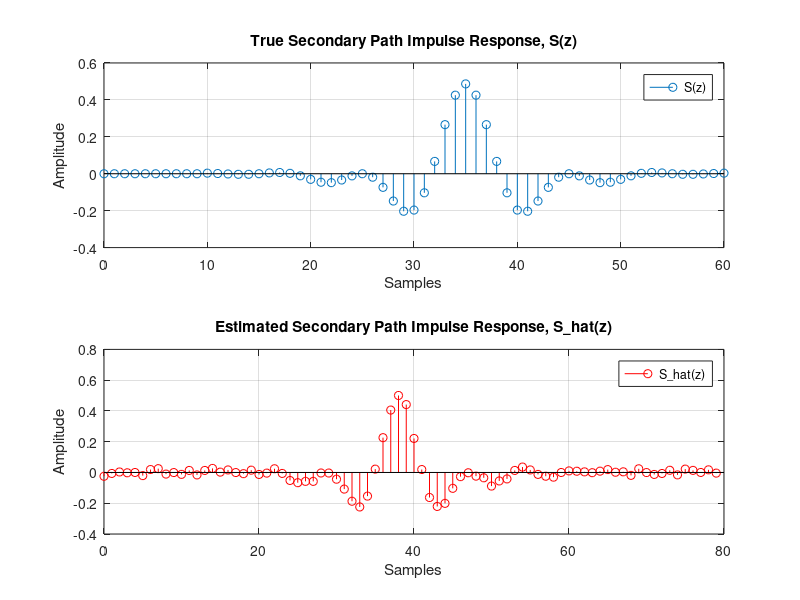
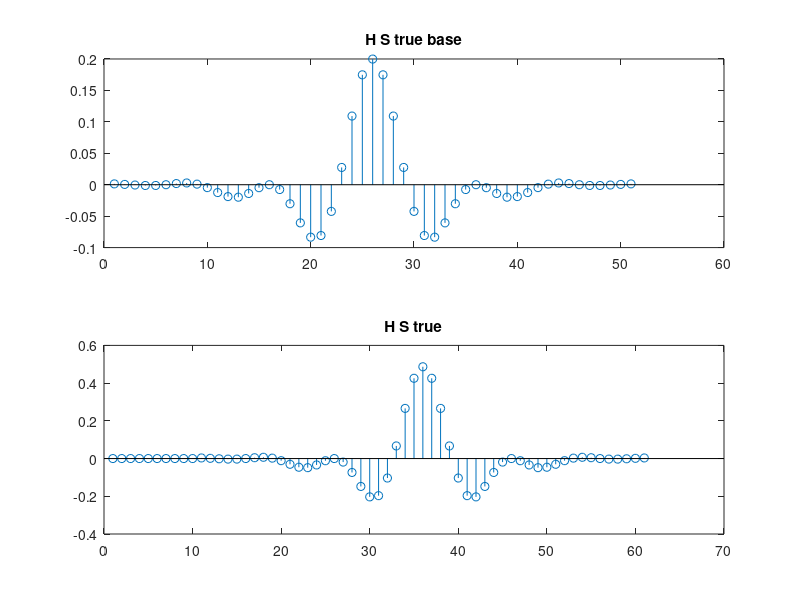
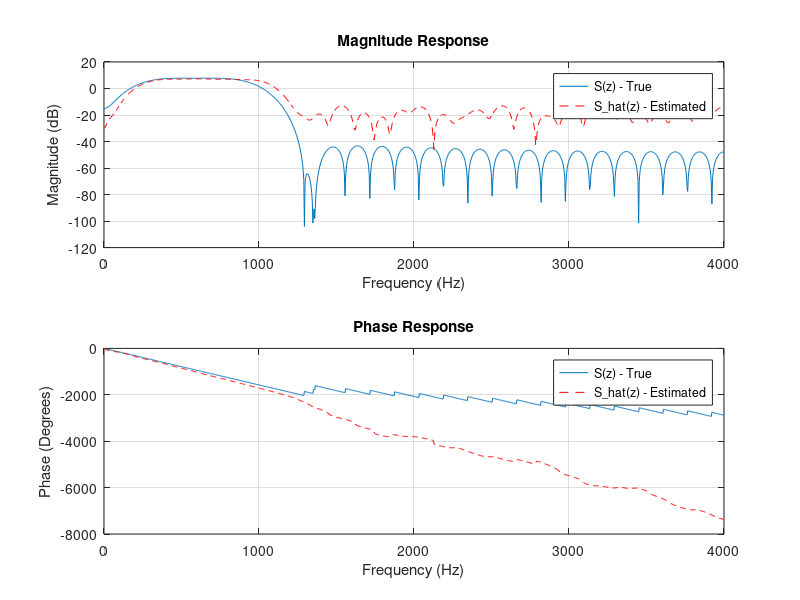
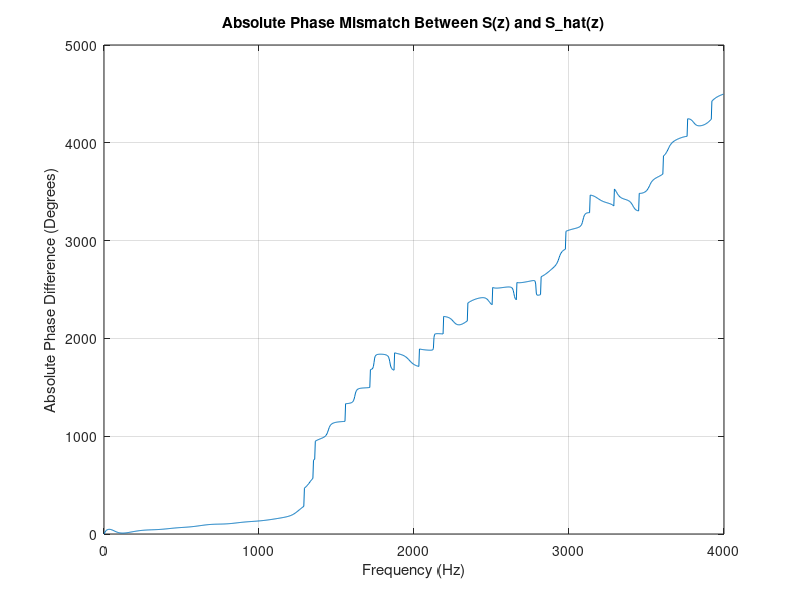

MATLAB code to generate these figures, in order:
% Example of S(z) (Actual Secondary Path) and S_hat(z) (Estimated Secondary Path)
% in MATLAB for ANC FXLMS context.

clear;
clc;
close all;

%% 1. Define the "True" Secondary Path S(z)
% This represents the actual physical acoustic path from the anti-noise
% loudspeaker to the error microphone.
% We'll model it as an FIR filter with a certain impulse response.

Fs = 8000; % Sampling frequency
delay_samples = 10; % Acoustic delay in samples
filter_order = 50;  % Length of the FIR filter (number of taps - 1)

% Design a base FIR filter (e.g., a bandpass filter to simulate room acoustics)
% fir1(order, Wn, 'ftype') creates an FIR filter.
% Wn = [lower_normalized_freq, upper_normalized_freq]
% Normalized frequency is from 0 to 1, where 1 corresponds to Nyquist (Fs/2).
h_S_true_base = fir1(filter_order, [200/(Fs/2), 1000/(Fs/2)], 'bandpass');

% Add a realistic delay to the true secondary path
h_S_true = [zeros(1, delay_samples), h_S_true_base];

% Normalize the impulse response for consistent amplitude (optional but good practice)
h_S_true = h_S_true / norm(h_S_true);

fprintf('Length of True Secondary Path S(z) (h_S_true): %d taps\n', length(h_S_true));

%% 2. Define the "Estimated" Secondary Path S_hat(z)
% This represents the model of S(z) that the ANC system uses.
% In a real system, this would be identified (e.g., using LMS/NLMS).
% Here, we'll create it with some intentional error/mismatch compared to h_S_true.

% S_hat will typically have a similar length to S, or be slightly shorter/longer.
filter_order_est = 60; % Can be different from true path length for estimation.

% Start with a version that's close to the true path
h_S_est_base = fir1(filter_order_est, [220/(Fs/2), 1100/(Fs/2)], 'bandpass'); % Slightly different freq response

% Add a slightly different delay to simulate estimation error
delay_samples_est = 8;
h_S_est = [zeros(1, delay_samples_est), h_S_est_base];

% Trim or pad h_S_est to a consistent length (e.g., Lc in your FXLMS code)
Lc_for_estimation = 80; % The fixed length of the filter used for estimation
if length(h_S_est) < Lc_for_estimation
    h_S_est = [h_S_est, zeros(1, Lc_for_estimation - length(h_S_est))];
else
    h_S_est = h_S_est(1:Lc_for_estimation);
end

% Add some random noise to coefficients to simulate identification error
noise_level = 0.05 * max(abs(h_S_est)); % 5% of max amplitude
h_S_est = h_S_est + noise_level * (2*rand(size(h_S_est)) - 1); % Uniform random noise

% Normalize the estimated impulse response
h_S_est = h_S_est / norm(h_S_est);

fprintf('Length of Estimated Secondary Path S_hat(z) (h_S_est): %d taps\n', length(h_S_est));

%% 3. Visualize the Impulse Responses

figure;
subplot(2,1,1);
stem(0:length(h_S_true)-1, h_S_true);
title('True Secondary Path Impulse Response, S(z)');
xlabel('Samples');
ylabel('Amplitude');
grid on;
legend('S(z)');

subplot(2,1,2);
stem(0:length(h_S_est)-1, h_S_est, 'r');
title('Estimated Secondary Path Impulse Response, S\_hat(z)');
xlabel('Samples');
ylabel('Amplitude');
grid on;
legend('S\_hat(z)');

% Overlay to see the mismatch
% figure;
% plot(0:length(h_S_true)-1, h_S_true, 'b', 'DisplayName', 'S(z) - True');
% hold on;
% % Pad h_S_est if it's shorter than h_S_true for plotting
% plot_h_S_est = h_S_est;
% if length(plot_h_S_est) < length(h_S_true)
%     plot_h_S_est = [plot_h_S_est, zeros(1, length(h_S_true) - length(plot_h_S_est))];
% end
% plot(0:length(h_S_true)-1, plot_h_S_est, 'r--', 'DisplayName', 'S\_hat(z) - Estimated');
% title('Comparison of S(z) and S\_hat(z) Impulse Responses');
% xlabel('Samples');
% ylabel('Amplitude');
% legend('show');
% grid on;

figure;
subplot(2,1,1)
stem(h_S_true_base)
title("H S true base")

subplot(2,1,2)
stem(h_S_true)
title("H S true")
%% 4. Compare Frequency Responses
% Use freqz to get the frequency response of both filters

NFFT = 1024; % Number of FFT points for frequency response
[H_S_true, f_true] = freqz(h_S_true, 1, NFFT, Fs);
[H_S_est, f_est] = freqz(h_S_est, 1, NFFT, Fs);

figure;
subplot(2,1,1);
plot(f_true, 20*log10(abs(H_S_true)));
hold on;
plot(f_est, 20*log10(abs(H_S_est)), 'r--');
title('Magnitude Response');
xlabel('Frequency (Hz)');
ylabel('Magnitude (dB)');
legend('S(z) - True', 'S\_hat(z) - Estimated');
grid on;
xlim([0 Fs/2]);

subplot(2,1,2);
plot(f_true, unwrap(angle(H_S_true))*180/pi); % unwrap for continuous phase
hold on;
plot(f_est, unwrap(angle(H_S_est))*180/pi, 'r--');
title('Phase Response');
xlabel('Frequency (Hz)');
ylabel('Phase (Degrees)');
legend('S(z) - True', 'S\_hat(z) - Estimated');
grid on;
xlim([0 Fs/2]);

% Calculate Phase Mismatch (important for stability)
phase_mismatch = unwrap(angle(H_S_true)) - unwrap(angle(H_S_est));
figure;
plot(f_true, abs(phase_mismatch)*180/pi); % Absolute phase difference
title('Absolute Phase Mismatch Between S(z) and S\_hat(z)');
xlabel('Frequency (Hz)');
ylabel('Absolute Phase Difference (Degrees)');
grid on;
xlim([0 Fs/2]);
